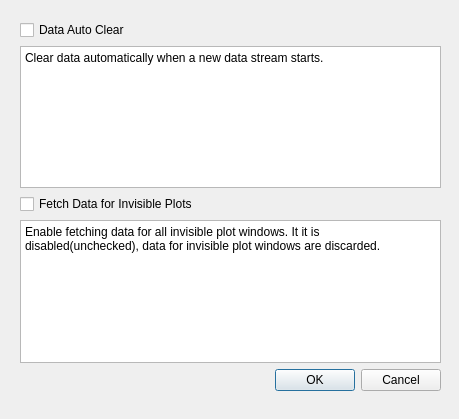
<?xml version="1.0" encoding="UTF-8"?>
<ui version="4.0">
 <class>PreferencesDlg</class>
 <widget class="QDialog" name="PreferencesDlg">
  <property name="geometry">
   <rect>
    <x>0</x>
    <y>0</y>
    <width>459</width>
    <height>419</height>
   </rect>
  </property>
  <property name="windowTitle">
   <string>Preferences</string>
  </property>
  <widget class="QWidget" name="verticalLayoutWidget">
   <property name="geometry">
    <rect>
     <x>20</x>
     <y>20</y>
     <width>421</width>
     <height>371</height>
    </rect>
   </property>
   <layout class="QVBoxLayout" name="verticalLayout">
    <item>
     <widget class="QCheckBox" name="chkDataAutoClear">
      <property name="text">
       <string>Data Auto Clear</string>
      </property>
     </widget>
    </item>
    <item>
     <widget class="QPlainTextEdit" name="txtDataAutoClear">
      <property name="readOnly">
       <bool>true</bool>
      </property>
      <property name="plainText">
       <string>Clear data automatically when a new data stream starts.</string>
      </property>
     </widget>
    </item>
    <item>
     <spacer name="verticalSpacer">
      <property name="orientation">
       <enum>Qt::Vertical</enum>
      </property>
      <property name="sizeHint" stdset="0">
       <size>
        <width>20</width>
        <height>40</height>
       </size>
      </property>
     </spacer>
    </item>
    <item>
     <widget class="QCheckBox" name="chkFetchForInvisiblePlots">
      <property name="text">
       <string>Fetch Data for Invisible Plots</string>
      </property>
     </widget>
    </item>
    <item>
     <widget class="QPlainTextEdit" name="txtFetchForInvisiblePlots">
      <property name="readOnly">
       <bool>true</bool>
      </property>
      <property name="plainText">
       <string>Enable fetching data for all invisible plot windows. It it is disabled(unchecked), data for invisible plot windows are discarded.</string>
      </property>
     </widget>
    </item>
    <item>
     <widget class="QDialogButtonBox" name="buttonBox">
      <property name="orientation">
       <enum>Qt::Horizontal</enum>
      </property>
      <property name="standardButtons">
       <set>QDialogButtonBox::Cancel|QDialogButtonBox::Ok</set>
      </property>
     </widget>
    </item>
   </layout>
  </widget>
 </widget>
 <resources/>
 <connections>
  <connection>
   <sender>buttonBox</sender>
   <signal>accepted()</signal>
   <receiver>PreferencesDlg</receiver>
   <slot>accept()</slot>
   <hints>
    <hint type="sourcelabel">
     <x>248</x>
     <y>254</y>
    </hint>
    <hint type="destinationlabel">
     <x>157</x>
     <y>274</y>
    </hint>
   </hints>
  </connection>
  <connection>
   <sender>buttonBox</sender>
   <signal>rejected()</signal>
   <receiver>PreferencesDlg</receiver>
   <slot>reject()</slot>
   <hints>
    <hint type="sourcelabel">
     <x>316</x>
     <y>260</y>
    </hint>
    <hint type="destinationlabel">
     <x>286</x>
     <y>274</y>
    </hint>
   </hints>
  </connection>
 </connections>
</ui>
